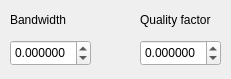
<?xml version="1.0" encoding="UTF-8"?>
<ui version="4.0">
 <class>calc</class>
 <widget class="QDialog" name="calc">
  <property name="geometry">
   <rect>
    <x>0</x>
    <y>0</y>
    <width>231</width>
    <height>79</height>
   </rect>
  </property>
  <property name="windowTitle">
   <string>Q/BW Calculator</string>
  </property>
  <property name="windowIcon">
   <iconset resource="../resources.qrc">
    <normaloff>:/img/icon.png</normaloff>:/img/icon.png</iconset>
  </property>
  <widget class="QLabel" name="label">
   <property name="geometry">
    <rect>
     <x>10</x>
     <y>10</y>
     <width>71</width>
     <height>21</height>
    </rect>
   </property>
   <property name="text">
    <string>&lt;html&gt;&lt;head/&gt;&lt;body&gt;&lt;p&gt;Bandwidth&lt;/p&gt;&lt;/body&gt;&lt;/html&gt;</string>
   </property>
  </widget>
  <widget class="QLabel" name="label_2">
   <property name="geometry">
    <rect>
     <x>100</x>
     <y>13</y>
     <width>21</width>
     <height>16</height>
    </rect>
   </property>
   <property name="text">
    <string>&lt;html&gt;&lt;head/&gt;&lt;body&gt;&lt;p&gt;&lt;img src=&quot;:/img/arrows.png&quot;/&gt;&lt;/p&gt;&lt;/body&gt;&lt;/html&gt;</string>
   </property>
  </widget>
  <widget class="QLabel" name="label_3">
   <property name="geometry">
    <rect>
     <x>140</x>
     <y>10</y>
     <width>91</width>
     <height>21</height>
    </rect>
   </property>
   <property name="text">
    <string>&lt;html&gt;&lt;head/&gt;&lt;body&gt;&lt;p&gt;Quality factor&lt;/p&gt;&lt;/body&gt;&lt;/html&gt;</string>
   </property>
  </widget>
  <widget class="QDoubleSpinBox" name="bw">
   <property name="geometry">
    <rect>
     <x>10</x>
     <y>40</y>
     <width>81</width>
     <height>26</height>
    </rect>
   </property>
   <property name="decimals">
    <number>6</number>
   </property>
   <property name="minimum">
    <double>-100.000000000000000</double>
   </property>
   <property name="maximum">
    <double>100.000000000000000</double>
   </property>
  </widget>
  <widget class="QDoubleSpinBox" name="q">
   <property name="geometry">
    <rect>
     <x>140</x>
     <y>40</y>
     <width>81</width>
     <height>26</height>
    </rect>
   </property>
   <property name="decimals">
    <number>6</number>
   </property>
   <property name="minimum">
    <double>-10000000.000000000000000</double>
   </property>
   <property name="maximum">
    <double>10000000.000000000000000</double>
   </property>
  </widget>
 </widget>
 <resources>
  <include location="../resources.qrc"/>
 </resources>
 <connections>
  <connection>
   <sender>bw</sender>
   <signal>valueChanged(double)</signal>
   <receiver>calc</receiver>
   <slot>updatedBW(double)</slot>
   <hints>
    <hint type="sourcelabel">
     <x>50</x>
     <y>52</y>
    </hint>
    <hint type="destinationlabel">
     <x>115</x>
     <y>39</y>
    </hint>
   </hints>
  </connection>
  <connection>
   <sender>q</sender>
   <signal>valueChanged(double)</signal>
   <receiver>calc</receiver>
   <slot>updatedQ(double)</slot>
   <hints>
    <hint type="sourcelabel">
     <x>180</x>
     <y>52</y>
    </hint>
    <hint type="destinationlabel">
     <x>115</x>
     <y>39</y>
    </hint>
   </hints>
  </connection>
 </connections>
 <slots>
  <slot>updatedQ(double)</slot>
  <slot>updatedBW(double)</slot>
 </slots>
</ui>
